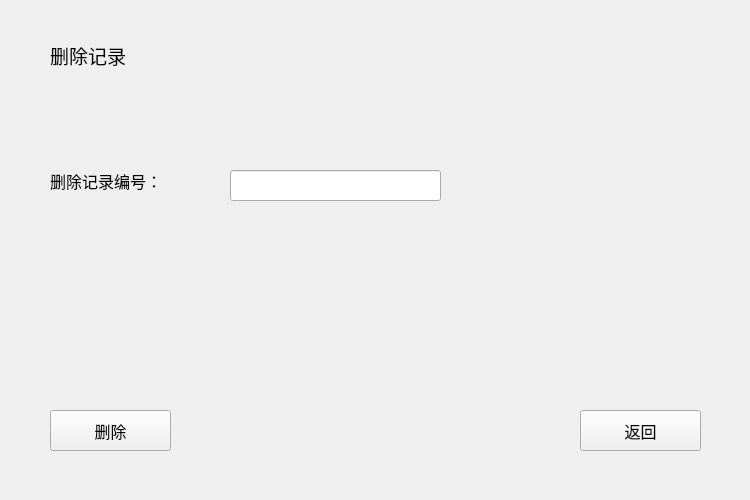
<?xml version="1.0" encoding="UTF-8"?>
<ui version="4.0">
 <class>Delete_record</class>
 <widget class="QWidget" name="Delete_record">
  <property name="geometry">
   <rect>
    <x>0</x>
    <y>0</y>
    <width>750</width>
    <height>500</height>
   </rect>
  </property>
  <property name="windowTitle">
   <string>Form</string>
  </property>
  <widget class="QLineEdit" name="lineEdit">
   <property name="geometry">
    <rect>
     <x>230</x>
     <y>170</y>
     <width>211</width>
     <height>31</height>
    </rect>
   </property>
  </widget>
  <widget class="QLabel" name="delete_record">
   <property name="geometry">
    <rect>
     <x>50</x>
     <y>30</y>
     <width>111</width>
     <height>51</height>
    </rect>
   </property>
   <property name="font">
    <font>
     <pointsize>14</pointsize>
    </font>
   </property>
   <property name="text">
    <string>删除记录</string>
   </property>
  </widget>
  <widget class="QLabel" name="number">
   <property name="geometry">
    <rect>
     <x>50</x>
     <y>170</y>
     <width>141</width>
     <height>21</height>
    </rect>
   </property>
   <property name="font">
    <font>
     <pointsize>12</pointsize>
    </font>
   </property>
   <property name="text">
    <string>删除记录编号：</string>
   </property>
  </widget>
  <widget class="QPushButton" name="delete_2">
   <property name="geometry">
    <rect>
     <x>50</x>
     <y>410</y>
     <width>121</width>
     <height>41</height>
    </rect>
   </property>
   <property name="font">
    <font>
     <pointsize>12</pointsize>
    </font>
   </property>
   <property name="text">
    <string>删除</string>
   </property>
  </widget>
  <widget class="QPushButton" name="back">
   <property name="geometry">
    <rect>
     <x>580</x>
     <y>410</y>
     <width>121</width>
     <height>41</height>
    </rect>
   </property>
   <property name="font">
    <font>
     <pointsize>12</pointsize>
    </font>
   </property>
   <property name="text">
    <string>返回</string>
   </property>
  </widget>
 </widget>
 <resources/>
 <connections/>
</ui>
